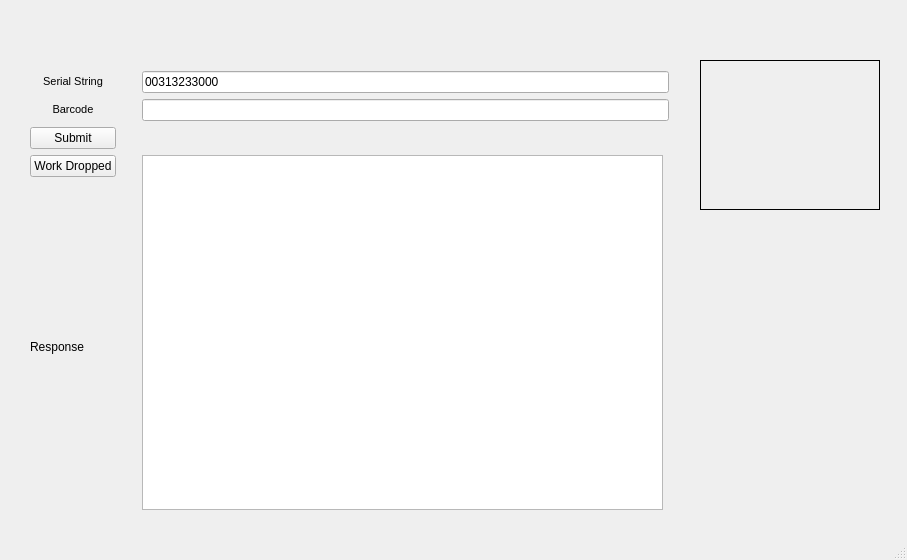
<?xml version="1.0" encoding="UTF-8"?>
<ui version="4.0">
 <class>MainWindow</class>
 <widget class="QMainWindow" name="MainWindow">
  <property name="windowModality">
   <enum>Qt::ApplicationModal</enum>
  </property>
  <property name="geometry">
   <rect>
    <x>0</x>
    <y>0</y>
    <width>907</width>
    <height>560</height>
   </rect>
  </property>
  <property name="windowTitle">
   <string>QtCat</string>
  </property>
  <widget class="QWidget" name="centralWidget">
   <widget class="QWidget" name="layoutWidget">
    <property name="geometry">
     <rect>
      <x>19</x>
      <y>60</y>
      <width>661</width>
      <height>461</height>
     </rect>
    </property>
    <layout class="QGridLayout" name="gridLayout">
     <item row="1" column="0">
      <widget class="QLabel" name="dataLabel">
       <property name="text">
        <string>&lt;!DOCTYPE HTML PUBLIC &quot;-//W3C//DTD HTML 4.0//EN&quot; &quot;http://www.w3.org/TR/REC-html40/strict.dtd&quot;&gt;
&lt;html&gt;&lt;head&gt;&lt;meta name=&quot;qrichtext&quot; content=&quot;1&quot; /&gt;&lt;style type=&quot;text/css&quot;&gt;
p, li { white-space: pre-wrap; }
&lt;/style&gt;&lt;/head&gt;&lt;body style=&quot; font-family:'Sans'; font-size:10pt; font-weight:400; font-style:normal;&quot;&gt;
&lt;p align=&quot;center&quot; style=&quot; margin-top:0px; margin-bottom:0px; margin-left:0px; margin-right:0px; -qt-block-indent:0; text-indent:0px;&quot;&gt;&lt;span style=&quot; font-family:'MS Shell Dlg 2'; font-size:8pt;&quot;&gt;Barcode&lt;/span&gt;&lt;/p&gt;&lt;/body&gt;&lt;/html&gt;</string>
       </property>
      </widget>
     </item>
     <item row="1" column="2" colspan="2">
      <widget class="QLineEdit" name="dataLine">
       <property name="text">
        <string/>
       </property>
      </widget>
     </item>
     <item row="2" column="0">
      <widget class="QPushButton" name="submitButton">
       <property name="text">
        <string>Submit</string>
       </property>
      </widget>
     </item>
     <item row="4" column="0">
      <widget class="QLabel" name="responseTitleLabel">
       <property name="text">
        <string>Response</string>
       </property>
      </widget>
     </item>
     <item row="2" column="2">
      <spacer name="horizontalSpacer">
       <property name="orientation">
        <enum>Qt::Horizontal</enum>
       </property>
       <property name="sizeHint" stdset="0">
        <size>
         <width>40</width>
         <height>20</height>
        </size>
       </property>
      </spacer>
     </item>
     <item row="3" column="2" rowspan="2">
      <widget class="QTextBrowser" name="textBrowser"/>
     </item>
     <item row="4" column="1">
      <spacer name="verticalSpacer">
       <property name="orientation">
        <enum>Qt::Vertical</enum>
       </property>
       <property name="sizeHint" stdset="0">
        <size>
         <width>20</width>
         <height>40</height>
        </size>
       </property>
      </spacer>
     </item>
     <item row="0" column="2" colspan="2">
      <widget class="QLineEdit" name="serialString">
       <property name="text">
        <string>00313233000</string>
       </property>
      </widget>
     </item>
     <item row="0" column="0">
      <widget class="QLabel" name="serialStringLabel">
       <property name="text">
        <string>&lt;!DOCTYPE HTML PUBLIC &quot;-//W3C//DTD HTML 4.0//EN&quot; &quot;http://www.w3.org/TR/REC-html40/strict.dtd&quot;&gt;
&lt;html&gt;&lt;head&gt;&lt;meta name=&quot;qrichtext&quot; content=&quot;1&quot; /&gt;&lt;style type=&quot;text/css&quot;&gt;
p, li { white-space: pre-wrap; }
&lt;/style&gt;&lt;/head&gt;&lt;body style=&quot; font-family:'Sans'; font-size:10pt; font-weight:400; font-style:normal;&quot;&gt;
&lt;p align=&quot;center&quot; style=&quot; margin-top:0px; margin-bottom:0px; margin-left:0px; margin-right:0px; -qt-block-indent:0; text-indent:0px;&quot;&gt;&lt;span style=&quot; font-family:'MS Shell Dlg 2'; font-size:8pt;&quot;&gt;Serial String&lt;/span&gt;&lt;/p&gt;&lt;/body&gt;&lt;/html&gt;</string>
       </property>
      </widget>
     </item>
     <item row="3" column="0">
      <widget class="QPushButton" name="workdroppedButton">
       <property name="text">
        <string>Work Dropped</string>
       </property>
      </widget>
     </item>
    </layout>
   </widget>
   <widget class="QLabel" name="imageLabel">
    <property name="geometry">
     <rect>
      <x>700</x>
      <y>60</y>
      <width>180</width>
      <height>150</height>
     </rect>
    </property>
    <property name="acceptDrops">
     <bool>true</bool>
    </property>
    <property name="autoFillBackground">
     <bool>false</bool>
    </property>
    <property name="frameShape">
     <enum>QFrame::Box</enum>
    </property>
    <property name="text">
     <string/>
    </property>
    <property name="pixmap">
     <pixmap resource="resources.qrc">:/images/LSBU_logo.gif</pixmap>
    </property>
    <property name="scaledContents">
     <bool>true</bool>
    </property>
   </widget>
  </widget>
  <widget class="QStatusBar" name="statusBar"/>
 </widget>
 <layoutdefault spacing="6" margin="11"/>
 <resources>
  <include location="resources.qrc"/>
 </resources>
 <connections/>
</ui>
